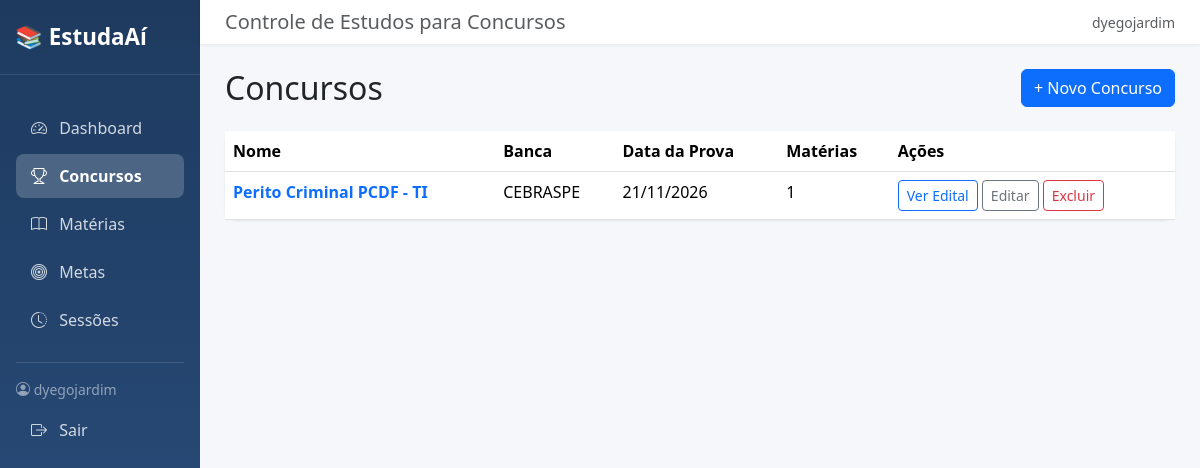
Screenshot of /concursos/ (signed in) with the database file from the repository.
### core/models.py (models this page shows, shortened)
class Concurso(models.Model):
    nome = models.CharField('Nome do Concurso', max_length=200)
    banca = models.CharField('Banca', max_length=100, blank=True)
    data_prova = models.DateField('Data da Prova', null=True, blank=True)
    usuario = models.ForeignKey(User, on_delete=models.CASCADE)
    class Meta:
        verbose_name = 'Concurso'
        verbose_name_plural = 'Concursos'
        ordering = ['data_prova']

### core/views.py (the view)
# urls.py: path('concursos/', views.lista_concursos, name='lista_concursos'),
@login_required
def lista_concursos(request):
    concursos = Concurso.objects.filter(usuario=request.user)
    return render(request, 'core/concurso_list.html', {'concursos': concursos})

### templates/core/concurso_list.html
{% extends 'core/base.html' %}
{% block nav_concursos %}active{% endblock %}
{% block content %}
<div class="d-flex justify-content-between align-items-center mb-4">
    <h2 class="mb-0">Concursos</h2>
    <a href="{% url 'core:novo_concurso' %}" class="btn btn-primary">+ Novo Concurso</a>
</div>
{% if concursos %}
<div class="card card-stat">
    <div class="card-body p-0">
        <table class="table table-hover mb-0">
            <thead>
                <tr>
                    <th>Nome</th>
                    <th>Banca</th>
                    <th>Data da Prova</th>
                    <th>Matérias</th>
                    <th>Ações</th>
                </tr>
            </thead>
            <tbody>
                {% for concurso in concursos %}
                <tr>
                    <td>
                        <a href="{% url 'core:detalhe_concurso' concurso.pk %}" class="text-decoration-none fw-semibold">
                            {{ concurso.nome }}
                        </a>
                    </td>
                    <td>{{ concurso.banca|default:"-" }}</td>
                    <td>{{ concurso.data_prova|date:'d/m/Y'|default:"-" }}</td>
                    <td>{{ concurso.materia_set.count }}</td>
                    <td>
                        <a href="{% url 'core:detalhe_concurso' concurso.pk %}" class="btn btn-sm btn-outline-primary">Ver Edital</a>
                        <a href="{% url 'core:editar_concurso' concurso.pk %}" class="btn btn-sm btn-outline-secondary">Editar</a>
                        <a href="{% url 'core:excluir_concurso' concurso.pk %}" class="btn btn-sm btn-outline-danger">Excluir</a>
                    </td>
                </tr>
                {% endfor %}
            </tbody>
        </table>
    </div>
</div>
{% else %}
<div class="card card-stat p-5 text-center">
    <p class="text-muted mb-3">Você ainda não cadastrou nenhum concurso.</p>
    <a href="{% url 'core:novo_concurso' %}" class="btn btn-primary">+ Cadastrar Concurso</a>
</div>
{% endif %}
{% endblock %}

### templates/core/base.html (shortened to what this page needs)
<!DOCTYPE html>
<html lang="pt-br">
<head>
    <link href="https://cdn.jsdelivr.net/npm/bootstrap@5.3.2/dist/css/bootstrap.min.css" rel="stylesheet">
    <link href="https://cdn.jsdelivr.net/npm/bootstrap-icons@1.11.1/font/bootstrap-icons.css" rel="stylesheet">
</head>
<body>
<div class="container-fluid">
    <div class="row">
        <div class="col-md-3 col-lg-2 sidebar p-0">
            <div class="sidebar-brand">
                📚 EstudaAí
            </div>
            <div class="p-3">
                <ul class="nav flex-column">
                    <li class="nav-item">
                        <a href="{% url 'core:dashboard' %}" class="nav-link {% block nav_dashboard %}{% endblock %}">
                            <i class="bi bi-speedometer2"></i> Dashboard
                        </a>
                    </li>
                    <li class="nav-item">
                        <a href="{% url 'core:lista_concursos' %}" class="nav-link {% block nav_concursos %}{% endblock %}">
                            <i class="bi bi-trophy"></i> Concursos
                        </a>
                    </li>
                    <li class="nav-item">
                        <a href="{% url 'core:lista_materias' %}" class="nav-link {% block nav_materias %}{% endblock %}">
                            <i class="bi bi-book"></i> Matérias
                        </a>
                    </li>
                    <li class="nav-item">
                        <a href="{% url 'core:lista_metas' %}" class="nav-link {% block nav_metas %}{% endblock %}">
                            <i class="bi bi-bullseye"></i> Metas
                        </a>
                    </li>
                    <li class="nav-item">
                        <a href="{% url 'core:lista_sessoes' %}" class="nav-link {% block nav_sessoes %}{% endblock %}">
                            <i class="bi bi-clock-history"></i> Sessões
                        </a>
                    </li>
                </ul>
                <hr class="text-white-50 my-3">
                <div class="text-white-50 small mb-2">
                    <i class="bi bi-person-circle"></i>
                    {{ user.username }}
                </div>
                                <a href="{% url 'core:logout' %}" class="nav-link">
                    <i class="bi bi-box-arrow-right"></i> Sair
                </a>
            </div>
        </div>
        <div class="col-md-9 col-lg-10 p-0">
            <nav class="navbar-top d-flex justify-content-between align-items-center">
                <h5 class="mb-0 text-muted">Controle de Estudos para Concursos</h5>
                <span class="text-muted small">{{ user.username }}</span>
            </nav>
            <div class="main-content">
                {% block content %}
                {% endblock %}
            </div>
        </div>
    </div>
</div>
</body>
</html>

### templates/core/base.html (style rules this page uses)
body { background-color: #f5f7fb; }
.sidebar { background: linear-gradient(180deg, #1e3a5f 0%, #2c5282 100%); min-height: 100vh; color: white; }
.sidebar .nav-link { color: rgba(255, 255, 255, 0.8); border-radius: 8px; margin-bottom: 4px; padding: 10px 15px; transition: all 0.2s; }
.sidebar .nav-link.active { color: white; background-color: rgba(255, 255, 255, 0.2); font-weight: 600; }
.sidebar .nav-link i { margin-right: 8px; width: 20px; text-align: center; }
.sidebar-brand { padding: 20px 15px; font-size: 1.4rem; font-weight: 700; color: white; border-bottom: 1px solid rgba(255, 255, 255, 0.1); margin-bottom: 15px; }
.card-stat { border: none; border-radius: 12px; box-shadow: 0 1px 3px rgba(0, 0, 0, 0.08); }
.main-content { padding: 25px; }
.navbar-top { background: white; box-shadow: 0 1px 3px rgba(0, 0, 0, 0.08); padding: 10px 25px; }

### rows the page displays
Concurso: nome "Perito Criminal PCDF - TI", banca "CEBRASPE", data_prova "21/11/2026", materia_set.count "1"

### other values shown
{{ user.username }} "dyegojardim"
